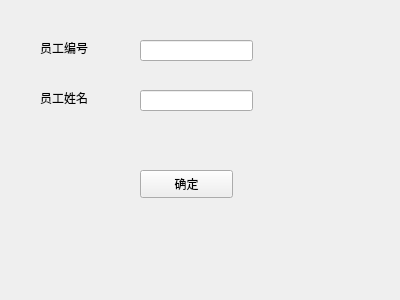
<?xml version="1.0" encoding="UTF-8"?>
<ui version="4.0">
 <class>del_staff</class>
 <widget class="QWidget" name="del_staff">
  <property name="geometry">
   <rect>
    <x>0</x>
    <y>0</y>
    <width>400</width>
    <height>300</height>
   </rect>
  </property>
  <property name="windowTitle">
   <string>del_staff</string>
  </property>
  <widget class="QLabel" name="label">
   <property name="geometry">
    <rect>
     <x>40</x>
     <y>40</y>
     <width>72</width>
     <height>15</height>
    </rect>
   </property>
   <property name="text">
    <string>员工编号</string>
   </property>
  </widget>
  <widget class="QLabel" name="label_2">
   <property name="geometry">
    <rect>
     <x>40</x>
     <y>90</y>
     <width>72</width>
     <height>15</height>
    </rect>
   </property>
   <property name="text">
    <string>员工姓名</string>
   </property>
  </widget>
  <widget class="QLineEdit" name="staff_id_lineEdit">
   <property name="geometry">
    <rect>
     <x>140</x>
     <y>40</y>
     <width>113</width>
     <height>21</height>
    </rect>
   </property>
  </widget>
  <widget class="QLineEdit" name="staff_name_lineEdit">
   <property name="geometry">
    <rect>
     <x>140</x>
     <y>90</y>
     <width>113</width>
     <height>21</height>
    </rect>
   </property>
  </widget>
  <widget class="QPushButton" name="pushButton">
   <property name="geometry">
    <rect>
     <x>140</x>
     <y>170</y>
     <width>93</width>
     <height>28</height>
    </rect>
   </property>
   <property name="text">
    <string>确定</string>
   </property>
  </widget>
 </widget>
 <resources/>
 <connections/>
</ui>
